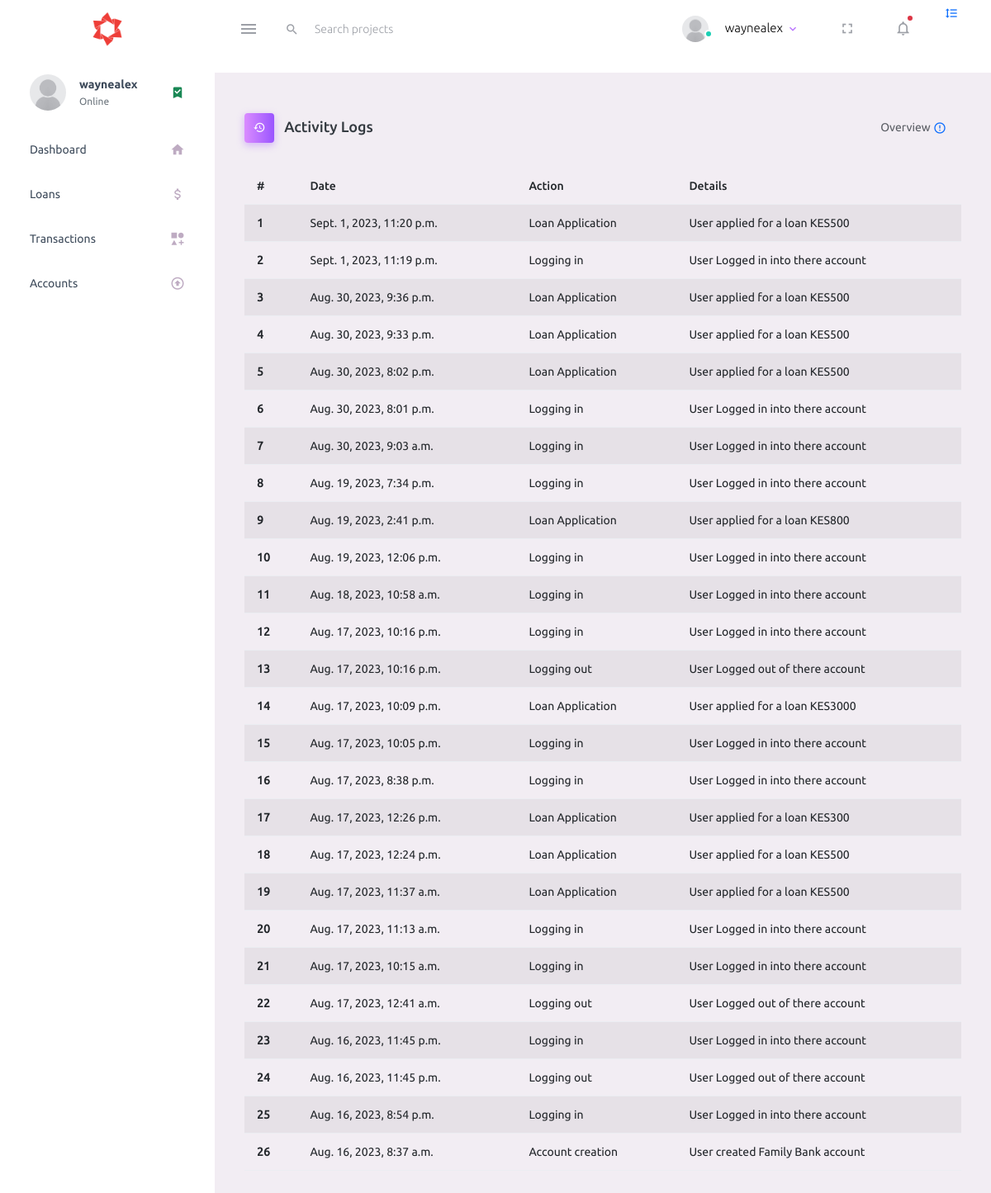
Page /logs/ (signed in) on the committed database.
### Login/models.py (models this page shows, shortened)
class Account(models.Model):
    created_at = models.DateTimeField(auto_now_add=True)
    status = models.BooleanField(default=0)
    user_id = models.IntegerField()
    name = models.CharField(max_length=100, null=True)
    admin = models.BooleanField(default=0)
    phone_number = models.IntegerField(null=True)
    verified = models.BooleanField(default=False)

class Notification(models.Model):
    created_at = models.DateTimeField(auto_now_add=True)
    type = models.CharField(max_length=20, choices=[
        ('event', 'event'),
        ('info', 'info'),
        ('system', 'system'),
        ('team', 'team'),
    ])
    username = models.CharField(max_length=20)
    sender = models.CharField(max_length=20)
    message = models.CharField(max_length=250)
    subject = models.CharField(max_length=250, default="Welcome Message")
    read = models.BooleanField(default=0)

class ActivityLog(models.Model):
    user = models.CharField(max_length=20)
    action = models.CharField(max_length=200)
    timestamp = models.DateTimeField(auto_now_add=True)
    details = models.TextField()

### Login/views.py (the view)
def logs(request):
    loan = Loan.objects.get(id=1)
    acc_ = Account.objects.get(user_id=request.user.id)
    monthly = MonthlyActivity.objects.get(member=request.user.username)
    turn = Turn.objects.get(member=request.user.username)
    applies = Apply.objects.filter(member=request.user.username).order_by('-id')
    logs = ActivityLog.objects.filter(user=request.user.username).order_by('-id')
    notification = Notification.objects.filter(username=request.user.username).order_by('-id')[:3]
    return render(request, 'activityLog.html',
                  {'loan': loan, 'account': acc_, 'monthly': monthly, 'turn': turn, 'apply': applies, 'logs': logs,
                   'notification': notification})

### Login/templates/activityLog.html (shortened to what this page needs)
{% extends 'base1.html'  %}
{% load static %}
{% block content %}
<div class="main-panel">
      <div class="container">
    <br/>
  </div>
    <div class="content-wrapper">
        <div class="page-header">
            <h3 class="page-title">
    <span class="page-title-icon bg-gradient-primary text-white me-2">
        <i class="mdi mdi-history"></i>
    </span> Activity Logs
            </h3>
            <nav aria-label="breadcrumb">
                <ul class="breadcrumb">
                    <li class="breadcrumb-item active" aria-current="page">
                        Overview <i
                            class="mdi mdi-alert-circle-outline icon-sm text-primary align-middle"></i>
                    </li>
                </ul>
            </nav>
        </div>
        <table class="table table-striped">
            <thead>
            <tr>
                <th scope="col">#</th>
                <th scope="col">Date</th>
                <th scope="col">Action</th>
                <th scope="col">Details</th>
            </tr>
            </thead>
            <tbody>
            {% if logs %}
            {% for log in logs %}
            <tr>
                <th scope="row">{{ forloop.counter }}</th>
                <td>{{ log.timestamp }}</td>
                <td>{{ log.action }}</td>
                <td>{{ log.details }}</td>
            </tr>
            {% endfor %}
            {% else %}
            <p class="h3">No Activity logs found!</p>
            {% endif %}
            </tbody>
        </table>
    </div>
</div>
{%endblock %}

### Login/templates/base1.html (shortened to what this page needs)
{% load static %}
<html lang="en">
<head>
    <link rel="stylesheet" href="{% static 'Login/stylesheets/assets/vendors/mdi/css/materialdesignicons.min.css' %}">
    <link rel="stylesheet" href="{% static 'Login/stylesheets/assets/vendors/css/vendor.bundle.base.css' %}">
    <link rel="stylesheet" href="{% static 'Login/stylesheets/assets/css/style.css' %}">
    <link rel="shortcut icon" href="{% static 'Login/stylesheets/assets/images/favicon.ico' %}"/>
</head>
<body>
<div class="container-scroller">
    <nav class="navbar default-layout-navbar col-lg-12 col-12 p-0 fixed-top d-flex flex-row">
        <div class="text-center navbar-brand-wrapper d-flex align-items-center justify-content-center">
            <a class="navbar-brand brand-logo" href="{% url 'home'%}"><img src="{% static 'Login/images/Logo.png' %}"
                                                                           alt="Image"
                                                                           style="width: 50px; height: 50px;"/></a>
        </div>
        <div class="navbar-menu-wrapper d-flex align-items-stretch">
            <button class="navbar-toggler navbar-toggler align-self-center" type="button" data-toggle="minimize">
                <span class="mdi mdi-menu"></span>
            </button>
            <div class="search-field d-none d-md-block">
                <form class="d-flex align-items-center h-100" action="#">
                    <div class="input-group">
                        <div class="input-group-prepend bg-transparent">
                            <i class="input-group-text border-0 mdi mdi-magnify"></i>
                        </div>
                        <input type="text" class="form-control bg-transparent border-0" placeholder="Search projects">
                    </div>
                </form>
            </div>
            <ul class="navbar-nav navbar-nav-right">
                <li class="nav-item nav-profile dropdown">
                    <a class="nav-link dropdown-toggle" id="profileDropdown" href="#" data-bs-toggle="dropdown"
                       aria-expanded="false">
                        <div class="nav-profile-img">
                            <img src="{% static 'Login/assets/default-user.png' %}" alt="image">
                            <span class="availability-status online"></span>
                        </div>
                        <div class="nav-profile-text">
                            <p class="mb-1 text-black">{{account.name}}</p>
                        </div>
                    </a>
                </li>
                <li class="nav-item d-none d-lg-block full-screen-link">
                    <a class="nav-link">
                        <i class="mdi mdi-fullscreen" id="fullscreen-button"></i>
                    </a>
                </li>
                <li class="nav-item dropdown">
                    <a class="nav-link count-indicator dropdown-toggle" id="notificationDropdown" href="#"
                       data-bs-toggle="dropdown">
                        <i class="mdi mdi-bell-outline"></i>
                        {% if notification %}
                        {% for notify in notification%}
                        {% if notify.read == 0 %}
                        <span class="count-symbol bg-danger"></span>
                        {% else %}
                        <span class="count-symbol bg-light"></span>
                        {% endif %}
                        {% endfor %}
                        {% endif %}
                    </a>
                </li>
            </ul>
            <li class="nav-item nav-settings d-none d-lg-block">
                <a class="nav-link" href="#">
                    <i class="mdi mdi-format-line-spacing"></i>
                </a>
            </li>
        </div>
    </nav>
    <div class="container-fluid page-body-wrapper">
        <nav class="sidebar sidebar-offcanvas" id="sidebar">
            <ul class="nav">
                <li class="nav-item nav-profile">
                    <a href="#" class="nav-link">
                        <div class="nav-profile-image">
                            <img src="{% static 'Login/assets/default-user.png' %}" alt="Prof">
                        </div>
                        <div class="nav-profile-text d-flex flex-column">
                            <span class="font-weight-bold mb-2">{{ account.name }}</span>
                            <span class="text-secondary text-small">Online</span>
                        </div>
                        <i class="mdi mdi-bookmark-check text-success nav-profile-badge"></i>
                    </a>
                </li>
                <li class="nav-item">
                    <a class="nav-link" href="{% url 'dashboard' %}">
                        <span class="menu-title">Dashboard</span>
                        <i class="mdi mdi-home menu-icon"></i>
                    </a>
                </li>
                <li class="nav-item">
                    <a class="nav-link" href="{% url 'loans' %}">
                        <span class="menu-title">Loans</span>
                        <i class="mdi mdi-currency-usd menu-icon"></i>
                    </a>
                </li>
                <li class="nav-item">
                    <a class="nav-link" href="{% url 'transactions' %}">
                        <span class="menu-title">Transactions</span>
                        <i class="mdi mdi-shape-plus menu-icon"></i>
                    </a>
                </li>
                <li class="nav-item">
                    <a class="nav-link" href="pages/icons/mdi.html">
                        <span class="menu-title">Accounts</span>
                        <i class="mdi mdi-arrow-up-bold-circle-outline menu-icon"></i>
                    </a>
                </li>
            </ul>
        </nav>
        {% block content %}
        {% endblock %}
    </div>
</div>
</body>
</html>

### rows in the picture
Account: name "waynealex"
Notification: read False (drawn)
ActivityLog: timestamp "Sept. 1, 2023, 11:20 p.m.", action "Loan Application", details "User applied for a loan KES500"
ActivityLog: timestamp "Sept. 1, 2023, 11:19 p.m.", action "Logging in", details "User Logged in into there account"
ActivityLog: timestamp "Aug. 30, 2023, 9:36 p.m.", action "Loan Application", details "User applied for a loan KES500"
ActivityLog: timestamp "Aug. 30, 2023, 9:33 p.m.", action "Loan Application", details "User applied for a loan KES500"
ActivityLog: timestamp "Aug. 30, 2023, 8:02 p.m.", action "Loan Application", details "User applied for a loan KES500"
ActivityLog: timestamp "Aug. 30, 2023, 8:01 p.m.", action "Logging in", details "User Logged in into there account"
ActivityLog: timestamp "Aug. 30, 2023, 9:03 a.m.", action "Logging in", details "User Logged in into there account"
ActivityLog: timestamp "Aug. 19, 2023, 7:34 p.m.", action "Logging in", details "User Logged in into there account"
ActivityLog: timestamp "Aug. 19, 2023, 2:41 p.m.", action "Loan Application", details "User applied for a loan KES800"
ActivityLog: timestamp "Aug. 19, 2023, 12:06 p.m.", action "Logging in", details "User Logged in into there account"
ActivityLog: timestamp "Aug. 18, 2023, 10:58 a.m.", action "Logging in", details "User Logged in into there account"
ActivityLog: timestamp "Aug. 17, 2023, 10:16 p.m.", action "Logging in", details "User Logged in into there account"
ActivityLog: timestamp "Aug. 17, 2023, 10:16 p.m.", action "Logging out", details "User Logged out of there account"
ActivityLog: timestamp "Aug. 17, 2023, 10:09 p.m.", action "Loan Application", details "User applied for a loan KES3000"
ActivityLog: timestamp "Aug. 17, 2023, 10:05 p.m.", action "Logging in", details "User Logged in into there account"
ActivityLog: timestamp "Aug. 17, 2023, 8:38 p.m.", action "Logging in", details "User Logged in into there account"
ActivityLog: timestamp "Aug. 17, 2023, 12:26 p.m.", action "Loan Application", details "User applied for a loan KES300"
ActivityLog: timestamp "Aug. 17, 2023, 12:24 p.m.", action "Loan Application", details "User applied for a loan KES500"
ActivityLog: timestamp "Aug. 17, 2023, 11:37 a.m.", action "Loan Application", details "User applied for a loan KES500"
ActivityLog: timestamp "Aug. 17, 2023, 11:13 a.m.", action "Logging in", details "User Logged in into there account"
ActivityLog: timestamp "Aug. 17, 2023, 10:15 a.m.", action "Logging in", details "User Logged in into there account"
ActivityLog: timestamp "Aug. 17, 2023, 12:41 a.m.", action "Logging out", details "User Logged out of there account"
ActivityLog: timestamp "Aug. 16, 2023, 11:45 p.m.", action "Logging in", details "User Logged in into there account"
ActivityLog: timestamp "Aug. 16, 2023, 11:45 p.m.", action "Logging out", details "User Logged out of there account"
ActivityLog: timestamp "Aug. 16, 2023, 8:54 p.m.", action "Logging in", details "User Logged in into there account"
ActivityLog: timestamp "Aug. 16, 2023, 8:37 a.m.", action "Account creation", details "User created Family Bank account"
